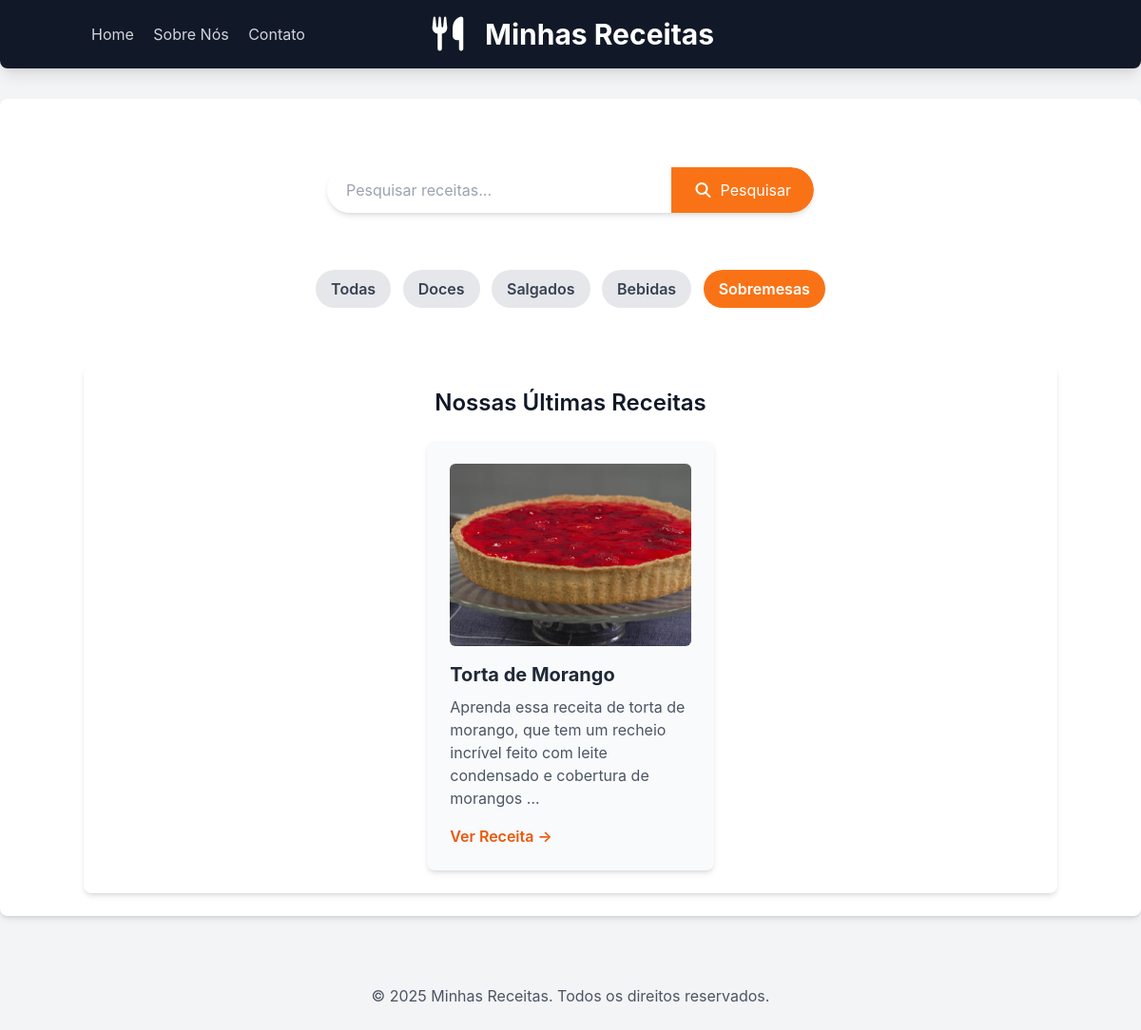
Page /?category=sobremesas on the committed database.
### receitas/models.py (models this page shows, shortened)
class Receita(models.Model):
    CATEGORIAS = [
        ('doces', 'Doces'),
        ('salgados', 'Salgados'),
        ('bebidas', 'Bebidas'),
        ('sobremesas', 'Sobremesas'),
    ]
    title = models.CharField(max_length=200)
    description = models.TextField()
    ingredients = models.TextField()
    instructions = models.TextField()
    categoria = models.CharField(max_length=20, choices=CATEGORIAS, default='salgados')
    image = models.ImageField(upload_to="receitas/img", blank=True, null=True)
    created_at = models.DateTimeField(auto_now_add=True)
    updated_at = models.DateTimeField(auto_now=True)
    class Meta:
        verbose_name = "Receita"
        verbose_name_plural = "Receitas"
        ordering = ["-created_at"]

### receitas/views.py (the view)
# urls.py: 2. Add a URL to urlpatterns:  path('', views.home, name='home')
def home(request):
    categoria_query = request.GET.get("category")
    receitas = Receita.objects.all().order_by("-created_at")
    if categoria_query:
        receitas = receitas.filter(categoria=categoria_query)
    categorias = Receita.CATEGORIAS
    context = {
        "receitas": receitas,
        "categorias": categorias,
        "categoria_selecionada": categoria_query  # Adicione esta linha
    }
    return render(request, "receitas/home.html", context)

### receitas/templates/receitas/home.html (shortened to what this page needs)
{% extends 'base.html' %}
{% load static %}
{% block content %}
<section class="container mx-auto mt-8 p-4 flex justify-center">
    <form method="get" action="{% url 'pesquisar_receitas' %}"
        class="w-full max-w-lg flex bg-white rounded-full shadow-md overflow-hidden">
        <input type="text" placeholder="Pesquisar receitas..." name="q" value="{{ request.GET.q }}"
            class="flex-grow p-3 text-gray-700 focus:outline-none focus:ring-2 focus:ring-orange-500 rounded-l-full pl-5">
        <button type="submit" class="bg-orange-500 hover:bg-orange-600 text-white p-3 px-6
rounded-r-full transition duration-300 ease-in-out flex items-center justify-center">
            <i class="fas fa-search mr-2"></i> Pesquisar
        </button>
    </form>
</section>
<div class="container mx-auto p-6 mt-4 text-center">
    <a href="{% url 'home' %}" class="inline-block px-4 py-2 m-1 rounded-full font-semibold
        {% if not categoria_selecionada %}bg-orange-500 text-white{% else %}bg-gray-200 text-gray-700 hover:bg-orange-400 hover:text-white{% endif %}">
        Todas
    </a>
    {% for valor, nome in categorias %}
    <a href="?category={{ valor }}" class="inline-block px-4 py-2 m-1 rounded-full font-semibold
        {% if categoria_selecionada == valor %}bg-orange-500 text-white{% else %}bg-gray-200 text-gray-700 hover:bg-orange-400 hover:text-white{% endif %}">
        {{ nome }}
    </a>
    {% endfor %}
</div>
<div class="container mx-auto p-6 mt-8 bg-white rounded-lg shadow-md">
    <h2 class="text-2xl font-semibold mb-6 text-center">Nossas Últimas Receitas</h2>
    <div class="flex flex-wrap justify-center gap-6">
        {% for receita in receitas %}
        <div class="w-full sm:w-[calc(50%-1.5rem)] lg:w-[calc(33.333%-1.5rem)] bg-gray-50 p-6 rounded-lg shadow-md hover:shadow-lg transition-shadow duration-300 ease-in-out">
            {% if receita.image %}
            <img src="{{ receita.image.url }}" alt="{{ receita.title }}"
                class="w-full h-48 object-cover rounded-md mb-4">
            {% endif %}
            <h3 class="text-xl font-bold mb-2 text-gray-800">{{ receita.title }}</h3>
            <p class="text-gray-600 mb-4">{{ receita.description|truncatewords:20 }}</p>
            <a href="{% url 'receita_detail' id=receita.id %}"
                class="text-orange-600 hover:text-orange-800 font-semibold">Ver Receita &rarr;</a>
        </div>
        {% empty %}
        <p class="text-center text-gray-500">Nenhuma receita encontrada nesta categoria.</p>
        {% endfor %}
    </div>
</div>
{% endblock %}

### receitas/templates/base.html (style rules this page uses)
body { font-family: 'Inter', sans-serif; }

### rows in the picture
Receita: image (picture), title "Torta de Morango", description "Aprenda essa receita de torta de morango, que tem um recheio incrível feito com leite condensado e cobertura de morangos …"

### other values in the picture
{{ nome }} "Doces" "Salgados" "Bebidas" "Sobremesas"
